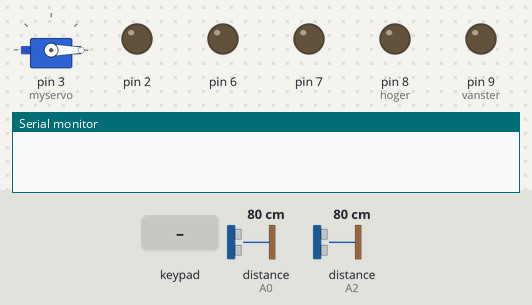
A sketch run on a simulated Arduino Uno, built with avr-gcc and run on an emulated ATmega328P. Shown: servo, output pins drawn as LEDs (lit = HIGH), the last lines printed to the serial monitor. Inputs (shaded band) come from the test bench; at power-on: distance to the obstacle (sensors on A2, A0) 80 cm. The echo pulse lasts 58.3 µs per cm.

Above: at 1.2 s.
1.3 s: keypad keys 7 2 5 pressed 0.4 s apart
At 2.4 s:
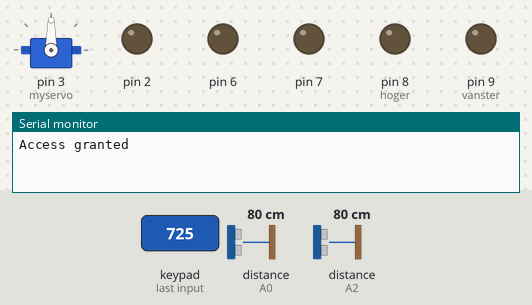
4.0 s: keypad keys 1 0 0 5 1 1 pressed 0.4 s apart
At 5.7 s:
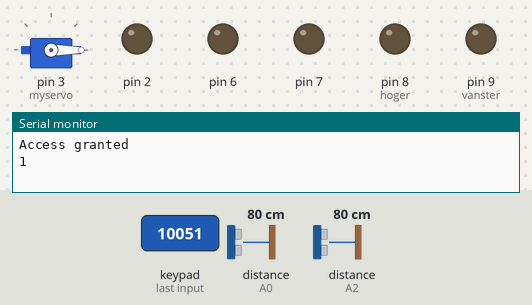
7.9 s: keypad keys 1 0 0 5 1 1 # pressed 0.4 s apart
At 10.9 s:
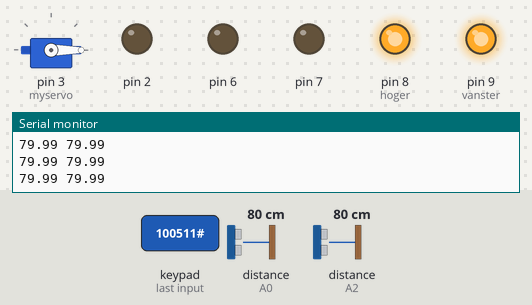
12.2 s: distance to the obstacle (sensor on A2) set to 52 cm
15.2 s: distance to the obstacle (sensor on A2) set to 46 cm
At 15.9 s:
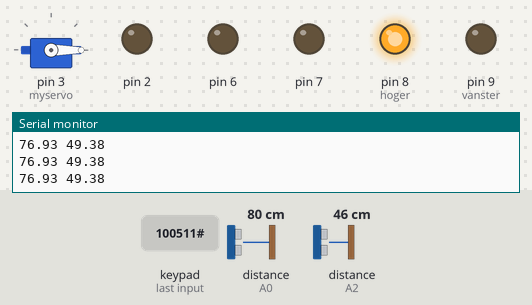
16.8 s: distance to the obstacle (sensor on A0) set to 91 cm
At 18.3 s:
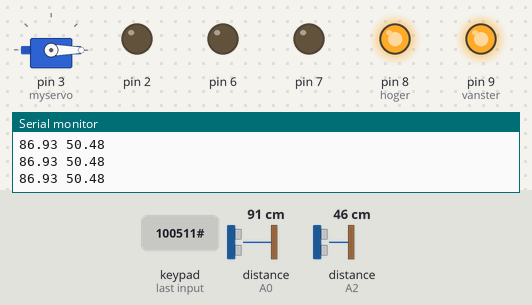
Timing chart, 0 to 19.4 s (numbered marks = the images above; inputs shaded):
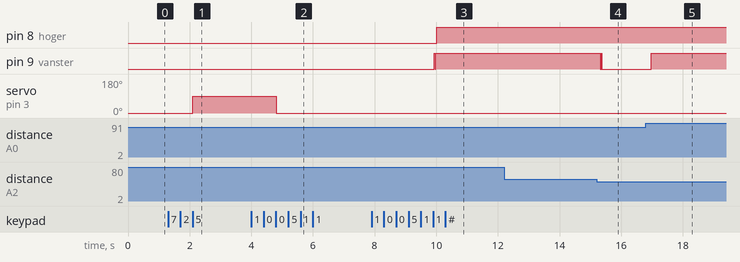

The sketch:

larmkodflyktbot.ino
```cpp
/*
Namn: Miranda Bache
Projekt: Larmkodflyktbot
Senast uppdaterad: 2025-05-08
*/

//Bibliotek för servo
#include <Servo.h>
//Bibliotek för keypad
#include <Keypad.h>

//konstanter definiteras, första två är pins och andra två definerar storleken på min keypad
const int hoger = 8;
const int vanster = 9;
const byte ROWS = 4;
const byte COLS = 3;

//variabler defineras
int index = 0;
int code[] = { 7, 2, 5 }; //korrekt kod
int inputCode[3] = {};
int code_Attempts = 0;
float duration, distance1, distance2, average1, average2; //variabler för sensordata
float array1[10] = {};
float array2[10] = {};

//keypadens layout
char hexaKeys[ROWS][COLS] = {
  { '1', '2', '3' },
  { '4', '5', '6' },
  { '7', '8', '9' },
  { '*', '0', '#' }
};

//pins för keypad
byte rowPins[ROWS] = { 10, 0, 5, 11 };
byte colPins[COLS] = { 12, 13, 4 };

//keypad definerars
Keypad customKeypad = Keypad(makeKeymap(hexaKeys), rowPins, colPins, ROWS, COLS);

Servo myservo;


void setup() {
  //servo och seriellmonitor sätts igång i rätt läge
  myservo.attach(3);
  Serial.begin(9600);
  myservo.write(0);

  //fler pins defineras
  pinMode(6, OUTPUT);
  pinMode(A0, INPUT);
  pinMode(7, OUTPUT);
  pinMode(A2, INPUT);
  pinMode(2, OUTPUT);
  pinMode(hoger, OUTPUT);
  pinMode(vanster, OUTPUT);

}

void loop() {
  //skriver ner vad för key har tryckts på
  char customKey = customKeypad.getKey();

//lägger till tangenten som tryckts på i en liten array
  if (customKey) {
    inputCode[index] = customKey - '0';
    index++;
  }

//räknar ut ifall man har skrivit in rätt kod
  if (index == 3) {
    index = 0;
    if (code[0] == inputCode[0] && code[1] == inputCode[1] && code[2] == inputCode[2]) {
      Serial.println("Access granted");
      myservo.write(90);
      code_Attempts = 0;
    } else {
      myservo.write(0);
      code_Attempts++;
      Serial.println(code_Attempts);
    }
  }

//om man ta för många försök på sig att gissa koden börjar den köra
  while (code_Attempts > 3) {

    //sensordata räknas ut
    distance1 = getDistance1();
    distance2 = getDistance2();
    average1 = average(distance1, array1);
    average2 = average(distance2, array2);

    //sensordata skrivs upp i ett format som fungerar med seriell plottern
    Serial.print(average1);
    Serial.print(" ");
    Serial.print(average2);
    Serial.println(" ");

    //utgångsläget defineras som att bilen kör framåt
    digitalWrite(hoger, HIGH);
    digitalWrite(vanster, HIGH);

    //om bilen är allt för nära något står den still
    if (average1 < 15 && average2 < 15){
      digitalWrite(vanster, LOW);
      digitalWrite(hoger, LOW);
    }

    // om bilen är relativt nära något kör den åt det håll där det är mest troligt att den kommer kunna undvika hindret
    else if (average1 < 50 && average2 < 50 && average1 < average2) {
      digitalWrite(vanster, LOW);
      digitalWrite(hoger, HIGH);
    }
    else if (average1 < 50 && average2 < 50 && average1 > average2) {
      digitalWrite(vanster, HIGH);
      digitalWrite(hoger, LOW);
    }

    //om bara en av sensorerna tycker den kommer krasha svänger den
    else if (average2 < 50) {
      digitalWrite(vanster, LOW);
    }
    else if (average1 < 50) {
      digitalWrite(hoger, LOW);
    }

  }
}
```

larmkodflyktbot_funktioner.ino
```cpp
//Dokument för funktioner som används i larmkodflyktbot.ino

//funktion som jämnar ut sensordata genom att ta medelvärdet av de senaste 10 värdena
 //Input: float med rå sensorvärde och array där den kan skriva ner och ta medelvärdet på sensorvärdena
 //Output: Flyttal som är utjämnade
float average(float value, float array[]){
  array[9] = value;
   float sum = 0;
  for(int i = 0; i < 10; i++){
    array[i] = array[i+1];
    sum = sum + array[i];
  }
  return sum/10;
}

//funktion som tar in sensordata från högra sensoren
//Input: inga
//Output: rå sensordata
float getDistance2(){
	digitalWrite(2, LOW);
	delayMicroseconds(2);
	digitalWrite(2, HIGH);
	delayMicroseconds(10);
	digitalWrite(2, LOW);
  duration = pulseIn(A2, HIGH);
  distance2 = (duration*.0343)/2;
  if (distance2 > 1000){
    distance2 = getDistance2();
  }

  return distance2;
}

//funktion som tar in sensordata från vänstra sensoren
//Input: inga
//Output: rå sensordata
float getDistance1(){
	digitalWrite(7, LOW);
	delayMicroseconds(2);
	digitalWrite(7, HIGH);
	delayMicroseconds(10);
	digitalWrite(7, LOW);
  duration = pulseIn(A0, HIGH);
  distance1 = (duration*.0343)/2;

  if (distance1 > 1000){
    distance1 = getDistance1();
  }

  return distance1;
}
```

Measured:
- the behaviour switches between 47 and 46 cm on distance to the obstacle (sensor on A2) (found by bisection; images 3 and 4)
- the behaviour switches between 86 and 87 cm on distance to the obstacle (sensor on A0) (found by bisection; images 4 and 5)
- after the input at 1.3 s, servo on pin 3 (myservo): 0° → 90° after 0.81 s
- after the input at 4.0 s, servo on pin 3 (myservo): 90° → 0° after 0.81 s
- after the input at 7.9 s, pin 8 (hoger): LOW → HIGH after 2.1 s; pin 9 (vanster): LOW → HIGH after 2.0 s, → LOW 0.05 s later, → HIGH 0.01 s later
- after the input at 15.2 s, pin 9 (vanster): HIGH → LOW after 0.12 s, → HIGH 0.03 s later, → LOW 0.02 s later
- after the input at 16.8 s, pin 9 (vanster): LOW → HIGH after 0.17 s
